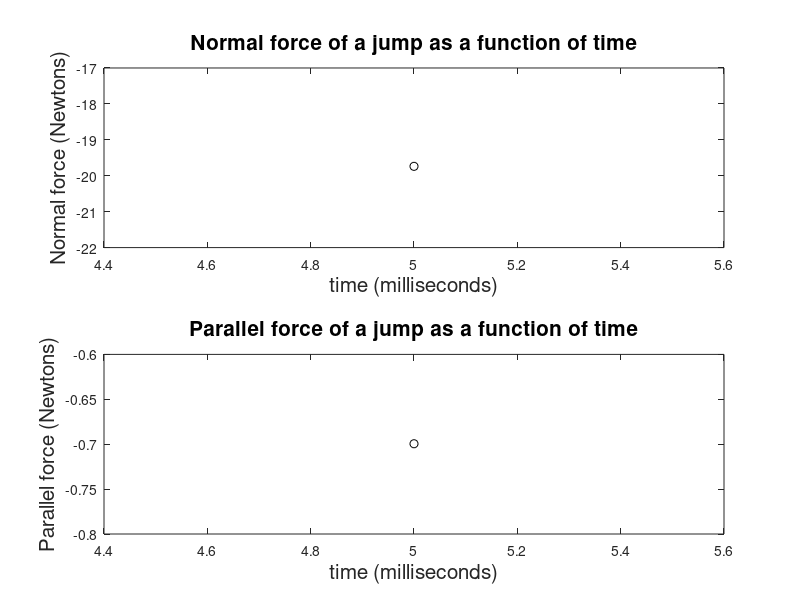

The MATLAB script that drew this image: (Note: this script raises an error after producing the figure.)
%% Analyzing Jump Forces
% In this machine problem, you are going to be given two sets of data, which 
% you need to analyze. The data were both obtained from measuring the normal and 
% parallel forces involved in a jump. These forces were measured by a force plate 
% as shown in the video. Both data measured force vs time.
% 
% Your task is to integrate a select portion of the plot and interpret what 
% the resulting value is and what it represents. 
% 
% First, you need to clear the workspace of any existing variables. Do this 
% in the field below.

clear
% TASK 1. Import the Data Sets
% In the field below, import the normal force data to the variable $Fn$. 

Fn = importdata("normal.txt")
%% 
% Take a look at the workspace. Notice that the variable $Fn$ is NOT a struct 
% variable, but is simply a matrix with $n$ $x$ $m$ dimensions. Whenever you import 
% data, you always have to check whether what you import is a struct or a matrix.
% 
% Assign the first column of the variable $Fn$, i.e. the time data, and the 
% second column of the variable $Fn$, i.e., the normal force data, to the variables 
% $tn$ and $fn$, respectively.

tn = Fn(:,1)
fn = Fn(:,2)
%% 
% Import the parallel force data to the variable $Fp$. Assign the first column 
% of the variable $Fp$, i.e. the time data, and the second column of the variable 
% $Fp$, i.e., the normal force data, to the variables $tp$ and $fp$, respectively.

Fp = importdata("parallel.txt")
tp = Fp(:,1)
fp = Fp(:,2)
% TASK 2. Plot the data set in one graph.
% You are now going to plot the data in one graph. This means that you will 
% need to use the $subplot()$ command. Make a graph that has two rows and column 
% of plots. 
% 
% In the top row, plot the normal force vs time. In the bottom row, plot the 
% parallel force vs time. Use black circles and solid lines as markers. Add titles 
% and label the x- and y-axes. You may choose the font sizes. The unit of time 
% is milliseconds. So, all of these are happening in a fraction of a second.

subplot(2,1,1); 
plot(tn, fn,'ko-')
title('Normal force of a jump as a function of time','FontSize',15);
xlabel('time (milliseconds)','FontSize',15);
ylabel('Normal force (Newtons)','FontSize',15);
% xlim([tn(1) tn(length(tn))]);
subplot(2,1,2); 
plot(tp, fp,'ko-')
title('Parallel force of a jump as a function of time','FontSize',15);
xlabel('time (milliseconds)','FontSize',15);
ylabel('Parallel force (Newtons)','FontSize',15);
% xlim([tp(1) tp(length(tp))]);
% TASK 3. Input the limits of integration
% In this task, you are going to ask the user to input the limits of integration. 
% Assign the variables $lowerlim$ and $upperlim$ to be the lower and upper limits 
% of integration. Obviously, since this is going to be an integral with respect 
% to time, then the lower and upper limits of integration must be time units and 
% in increments of 0.1 seconds.
% 
% Using the $input()$ command, use the prompt "Input the lower limit of integration: 
% " to ask the user for the lower limit and assign the value to the variable $lowerlim$. 
% When you run this section, you need to go to the command window to type in the 
% numerical values.

lowerlim = input('Input lower limit of integration: ');    
%% 
% Using the $input()$ command, use the prompt "Input the upper limit of integration: 
% " to ask the user for the upper limit and assign the value to the variable $upperlim$.

upperlim = input('Input upper limit of integration: ');
% TASK 4. Find the index corresponding to the limits of integration
% Since the numerical input will be a time variable, then in order to find the 
% corresponding force, we need to find the corresponding index of the time.
% 
% Use the $find()$ command to find the index corresponding to when $tn$ is equal 
% to the value of the $lowerlim$. Assign this index to the variable $lowerval$.

lowerval = find(tn == lowerlim);
%% 
% Display the value of the normal and parallel forces corresponding to the lower 
% limit of integration.

fn(lowerval)
fp(lowerval)
%% 
% Similarly, use the $find()$ command to find the index corresponding to when 
% $tn$ is equal to the value of the $upperlim$. Assign this index to the variable 
% $upperval$.

upperval = find(tn == upperlim);
%% 
% Display the value of the normal and parallel forces corresponding to the lower 
% limit of integration.

fn(upperval)
fp(upperval)
% TASK 5. Replot both graphs to cover only the limits of integration
% You are now going to replot the data in one graph showing only the time limits 
% of integration. Using the $subplot()$ command, make a graph that has two rows 
% and column of plots. 
% 
% In the top row, plot the normal force vs time. In the bottow row, plot the 
% parallel force vs time. Use black circles and solid lines as markers. Add titles 
% and label the x- and y-axes. You may choose the font sizes.

subplot(2,1,1); 
plot(tn(lowerval:upperval), fn(lowerval:upperval),'ko-')
title('Normal force of a jump as a function of time','FontSize',15);
xlabel('time (milliseconds)','FontSize',15);
ylabel('Normal force (Newtons)','FontSize',15);
% xlim([tn(1) tn(length(tn))]);
subplot(2,1,2); 
plot(tp(lowerval:upperval), fp(lowerval:upperval),'ko-')
title('Parallel force of a jump as a function of time','FontSize',15);
xlabel('time (milliseconds)','FontSize',15);
ylabel('Parallel force (Newtons)','FontSize',15);
% xlim([tp(1) tp(length(tp))]);
% TASK 6. Implementing Simpson's 1/3 rule
% Use Simpson's 1/3 rule to solve for the integral of the normal force vs time 
% curve over the selected limits of integration. Simpson's 1/3 rule is written 
% as
% 
% $$I=2h\frac{f\left(x_1 \right)+4f\left(x_2 \right)+f\left(x_3 \right)}{6}+\frac{f\left(x_3 
% \right)+4f\left(x_4 \right)+f\left(x_5 \right)}{6}+\ldotp \ldotp \ldotp +\frac{f\left(x_{n-2} 
% \right)+4f\left(x_{n-1} \right)+f\left(x_n \right)}{6}$$
% 
% or
% 
% $$I=2h\frac{f\left(x_1 \right)+4\sum_{j=2,4,6,\ldotp \ldotp }^{n-1} f\left(x_i 
% \right)+2\sum_{j=3,5,7,\ldotp \ldotp \ldotp }^{n-2} f\left(x_j \right)+f\left(x_n 
% \right)}{6}$$
% 
% Immediately from the first equation, we see that it's going to be a problem, 
% if there are even number of data points. Thus, your code must be able to take 
% into account both even and odd number of data points. If the number of data 
% points is even, consider summing only $n-1$ data points with the Simpson's 1/3 
% rule. Then when everything is summed up, just add the $n^{th$ data point to 
% the sum. 
% 
% Create a function called $mysimpson()$ that implements Simpson's 1/3 rule. 
% This function must take in as its first argument the mathematical function that 
% will be integrated and the step size of the $x-$data set. In the field below, 
% type down the correct commands that use your MATLAB function to solve for the 
% integral of the normal force vs time curve and the parallel force vs time curve 
% over the selected limits of integration determined from Task 3. Assign their 
% respective output values to the variables $fnor$ and $fpar$, and display them 
% in the right pane.

h = 0.1;
fnor = mysimpsons( fn(lowerval:upperval), h )
trapz( tn(lowerval:upperval), fn(lowerval:upperval) )
fpar = mysimpsons( fp(lowerval:upperval), h )

%% 
% To display the results in the command window or in the right pane, you can 
% do this.

X = ['The integrated value of the normal and perpendicular forces with respect to time are ',...
        num2str(fnor), ' Newton-seconds and ', num2str(fpar),...
        ' Newton-seconds, respectively.'];
disp(X)
%% 
% Explain the physical meaning of these numbers.

% Write your answer here: